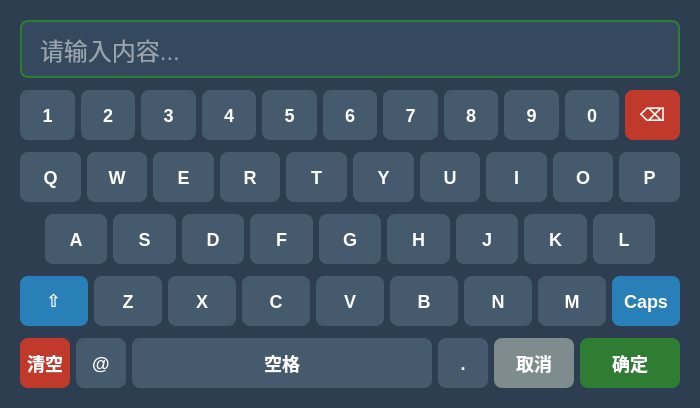
<?xml version="1.0" encoding="UTF-8"?>
<ui version="4.0">
 <class>KeyboardDialog</class>
 <widget class="QDialog" name="KeyboardDialog">
  <property name="geometry">
   <rect>
    <x>0</x>
    <y>0</y>
    <width>700</width>
    <height>380</height>
   </rect>
  </property>
  <property name="windowTitle">
   <string>虚拟键盘</string>
  </property>
  <property name="modal">
   <bool>true</bool>
  </property>
  <property name="styleSheet">
   <string notr="true">
    /* 对话框整体样式 */
    QDialog#KeyboardDialog {
      background-color: #2C3E50;
      border-radius: 12px;
    }
    
    /* 输入框样式 */
    QLineEdit#inputDisplay {
      background-color: #34495E;
      border: 2px solid #2E7D32;
      border-radius: 8px;
      padding: 12px 16px;
      font-size: 24px;
      color: #FFFFFF;
      font-family: "Consolas", "Monaco", monospace;
    }
    QLineEdit#inputDisplay:focus {
      border-color: #4CAF50;
    }
    
    /* 按键通用样式 */
    QPushButton {
      background-color: #465A6E;
      color: #FFFFFF;
      border: none;
      border-radius: 8px;
      font-size: 18px;
      font-weight: bold;
      min-width: 50px;
      min-height: 50px;
    }
    QPushButton:hover {
      background-color: #5D7A93;
    }
    QPushButton:pressed {
      background-color: #2E7D32;
    }
    
    /* 特殊功能键样式 */
    QPushButton#btnBackspace, QPushButton#btnClear {
      background-color: #C0392B;
    }
    QPushButton#btnBackspace:hover, QPushButton#btnClear:hover {
      background-color: #E74C3C;
    }
    
    QPushButton#btnShift, QPushButton#btnCaps {
      background-color: #2980B9;
    }
    QPushButton#btnShift:hover, QPushButton#btnCaps:hover {
      background-color: #3498DB;
    }
    QPushButton#btnShift:checked, QPushButton#btnCaps:checked {
      background-color: #2E7D32;
    }
    
    QPushButton#btnSpace {
      min-width: 300px;
    }
    
    QPushButton#btnOK {
      background-color: #2E7D32;
      min-width: 100px;
    }
    QPushButton#btnOK:hover {
      background-color: #4CAF50;
    }
    
    QPushButton#btnCancel {
      background-color: #7F8C8D;
      min-width: 80px;
    }
    QPushButton#btnCancel:hover {
      background-color: #95A5A6;
    }
    
    /* 数字键样式 */
    QPushButton[objectName^="btnNum"] {
      background-color: #5D4E6D;
    }
    QPushButton[objectName^="btnNum"]:hover {
      background-color: #7B6B8D;
    }
   </string>
  </property>
  
  <layout class="QVBoxLayout" name="mainLayout">
   <property name="spacing">
    <number>12</number>
   </property>
   <property name="margin">
    <number>20</number>
   </property>
   
   <!-- 输入显示区域 -->
   <item>
    <widget class="QLineEdit" name="inputDisplay">
     <property name="placeholderText">
      <string>请输入内容...</string>
     </property>
     <property name="readOnly">
      <bool>true</bool>
     </property>
    </widget>
   </item>
   
   <!-- 数字行 -->
   <item>
    <layout class="QHBoxLayout" name="numRow">
     <property name="spacing">
      <number>6</number>
     </property>
     <item>
      <widget class="QPushButton" name="btnNum1">
       <property name="text"><string>1</string></property>
      </widget>
     </item>
     <item>
      <widget class="QPushButton" name="btnNum2">
       <property name="text"><string>2</string></property>
      </widget>
     </item>
     <item>
      <widget class="QPushButton" name="btnNum3">
       <property name="text"><string>3</string></property>
      </widget>
     </item>
     <item>
      <widget class="QPushButton" name="btnNum4">
       <property name="text"><string>4</string></property>
      </widget>
     </item>
     <item>
      <widget class="QPushButton" name="btnNum5">
       <property name="text"><string>5</string></property>
      </widget>
     </item>
     <item>
      <widget class="QPushButton" name="btnNum6">
       <property name="text"><string>6</string></property>
      </widget>
     </item>
     <item>
      <widget class="QPushButton" name="btnNum7">
       <property name="text"><string>7</string></property>
      </widget>
     </item>
     <item>
      <widget class="QPushButton" name="btnNum8">
       <property name="text"><string>8</string></property>
      </widget>
     </item>
     <item>
      <widget class="QPushButton" name="btnNum9">
       <property name="text"><string>9</string></property>
      </widget>
     </item>
     <item>
      <widget class="QPushButton" name="btnNum0">
       <property name="text"><string>0</string></property>
      </widget>
     </item>
     <item>
      <widget class="QPushButton" name="btnBackspace">
       <property name="text"><string>⌫</string></property>
       <property name="toolTip"><string>退格</string></property>
      </widget>
     </item>
    </layout>
   </item>
   
   <!-- 第一行字母 QWERTYUIOP -->
   <item>
    <layout class="QHBoxLayout" name="row1">
     <property name="spacing">
      <number>6</number>
     </property>
     <item>
      <widget class="QPushButton" name="btnQ">
       <property name="text"><string>Q</string></property>
      </widget>
     </item>
     <item>
      <widget class="QPushButton" name="btnW">
       <property name="text"><string>W</string></property>
      </widget>
     </item>
     <item>
      <widget class="QPushButton" name="btnE">
       <property name="text"><string>E</string></property>
      </widget>
     </item>
     <item>
      <widget class="QPushButton" name="btnR">
       <property name="text"><string>R</string></property>
      </widget>
     </item>
     <item>
      <widget class="QPushButton" name="btnT">
       <property name="text"><string>T</string></property>
      </widget>
     </item>
     <item>
      <widget class="QPushButton" name="btnY">
       <property name="text"><string>Y</string></property>
      </widget>
     </item>
     <item>
      <widget class="QPushButton" name="btnU">
       <property name="text"><string>U</string></property>
      </widget>
     </item>
     <item>
      <widget class="QPushButton" name="btnI">
       <property name="text"><string>I</string></property>
      </widget>
     </item>
     <item>
      <widget class="QPushButton" name="btnO">
       <property name="text"><string>O</string></property>
      </widget>
     </item>
     <item>
      <widget class="QPushButton" name="btnP">
       <property name="text"><string>P</string></property>
      </widget>
     </item>
    </layout>
   </item>
   
   <!-- 第二行字母 ASDFGHJKL -->
   <item>
    <layout class="QHBoxLayout" name="row2">
     <property name="spacing">
      <number>6</number>
     </property>
     <item>
      <spacer name="row2LeftSpacer">
       <property name="orientation">
        <enum>Qt::Horizontal</enum>
       </property>
       <property name="sizeType">
        <enum>QSizePolicy::Fixed</enum>
       </property>
       <property name="sizeHint" stdset="0">
        <size>
         <width>25</width>
         <height>20</height>
        </size>
       </property>
      </spacer>
     </item>
     <item>
      <widget class="QPushButton" name="btnA">
       <property name="text"><string>A</string></property>
      </widget>
     </item>
     <item>
      <widget class="QPushButton" name="btnS">
       <property name="text"><string>S</string></property>
      </widget>
     </item>
     <item>
      <widget class="QPushButton" name="btnD">
       <property name="text"><string>D</string></property>
      </widget>
     </item>
     <item>
      <widget class="QPushButton" name="btnF">
       <property name="text"><string>F</string></property>
      </widget>
     </item>
     <item>
      <widget class="QPushButton" name="btnG">
       <property name="text"><string>G</string></property>
      </widget>
     </item>
     <item>
      <widget class="QPushButton" name="btnH">
       <property name="text"><string>H</string></property>
      </widget>
     </item>
     <item>
      <widget class="QPushButton" name="btnJ">
       <property name="text"><string>J</string></property>
      </widget>
     </item>
     <item>
      <widget class="QPushButton" name="btnK">
       <property name="text"><string>K</string></property>
      </widget>
     </item>
     <item>
      <widget class="QPushButton" name="btnL">
       <property name="text"><string>L</string></property>
      </widget>
     </item>
     <item>
      <spacer name="row2RightSpacer">
       <property name="orientation">
        <enum>Qt::Horizontal</enum>
       </property>
       <property name="sizeType">
        <enum>QSizePolicy::Fixed</enum>
       </property>
       <property name="sizeHint" stdset="0">
        <size>
         <width>25</width>
         <height>20</height>
        </size>
       </property>
      </spacer>
     </item>
    </layout>
   </item>
   
   <!-- 第三行字母 ZXCVBNM -->
   <item>
    <layout class="QHBoxLayout" name="row3">
     <property name="spacing">
      <number>6</number>
     </property>
     <item>
      <widget class="QPushButton" name="btnShift">
       <property name="text"><string>⇧</string></property>
       <property name="toolTip"><string>Shift</string></property>
       <property name="checkable"><bool>true</bool></property>
      </widget>
     </item>
     <item>
      <widget class="QPushButton" name="btnZ">
       <property name="text"><string>Z</string></property>
      </widget>
     </item>
     <item>
      <widget class="QPushButton" name="btnX">
       <property name="text"><string>X</string></property>
      </widget>
     </item>
     <item>
      <widget class="QPushButton" name="btnC">
       <property name="text"><string>C</string></property>
      </widget>
     </item>
     <item>
      <widget class="QPushButton" name="btnV">
       <property name="text"><string>V</string></property>
      </widget>
     </item>
     <item>
      <widget class="QPushButton" name="btnB">
       <property name="text"><string>B</string></property>
      </widget>
     </item>
     <item>
      <widget class="QPushButton" name="btnN">
       <property name="text"><string>N</string></property>
      </widget>
     </item>
     <item>
      <widget class="QPushButton" name="btnM">
       <property name="text"><string>M</string></property>
      </widget>
     </item>
     <item>
      <widget class="QPushButton" name="btnCaps">
       <property name="text"><string>Caps</string></property>
       <property name="toolTip"><string>大写锁定</string></property>
       <property name="checkable"><bool>true</bool></property>
      </widget>
     </item>
    </layout>
   </item>
   
   <!-- 底部控制行 -->
   <item>
    <layout class="QHBoxLayout" name="bottomRow">
     <property name="spacing">
      <number>6</number>
     </property>
     <item>
      <widget class="QPushButton" name="btnClear">
       <property name="text"><string>清空</string></property>
       <property name="minimumWidth"><number>70</number></property>
      </widget>
     </item>
     <item>
      <widget class="QPushButton" name="btnAt">
       <property name="text"><string>@</string></property>
      </widget>
     </item>
     <item>
      <widget class="QPushButton" name="btnSpace">
       <property name="text"><string>空格</string></property>
      </widget>
     </item>
     <item>
      <widget class="QPushButton" name="btnDot">
       <property name="text"><string>.</string></property>
      </widget>
     </item>
     <item>
      <widget class="QPushButton" name="btnCancel">
       <property name="text"><string>取消</string></property>
      </widget>
     </item>
     <item>
      <widget class="QPushButton" name="btnOK">
       <property name="text"><string>确定</string></property>
      </widget>
     </item>
    </layout>
   </item>
   
  </layout>
 </widget>
 
 <resources/>
 <connections>
  <connection>
   <sender>btnCancel</sender>
   <signal>clicked()</signal>
   <receiver>KeyboardDialog</receiver>
   <slot>reject()</slot>
   <hints>
    <hint type="sourcelabel">
     <x>550</x>
     <y>350</y>
    </hint>
    <hint type="destinationlabel">
     <x>350</x>
     <y>190</y>
    </hint>
   </hints>
  </connection>
  <connection>
   <sender>btnOK</sender>
   <signal>clicked()</signal>
   <receiver>KeyboardDialog</receiver>
   <slot>accept()</slot>
   <hints>
    <hint type="sourcelabel">
     <x>640</x>
     <y>350</y>
    </hint>
    <hint type="destinationlabel">
     <x>350</x>
     <y>190</y>
    </hint>
   </hints>
  </connection>
 </connections>
</ui>
